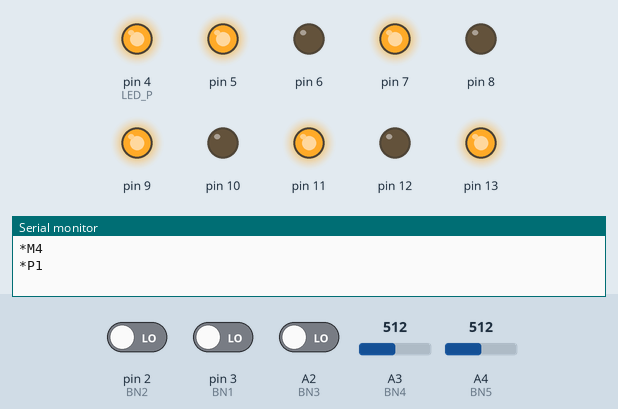
Simulated run of this sketch. Board: Arduino Uno, built with avr-gcc and run on an emulated ATmega328P. On the bench: output pins drawn as LEDs (lit = HIGH), the last lines printed to the serial monitor. Dashed ring = blinking. The inputs (shaded band) are chosen by the test bench; at power-on: pin 2 (BN2) LOW, pin 3 (BN1) LOW, A3 (BN4) = 512, A2 (BN3) LOW, A4 (BN5) = 512.

Above: at 1.2 s.
1.3 s: pin 2 (BN2) driven HIGH
At 2.8 s:
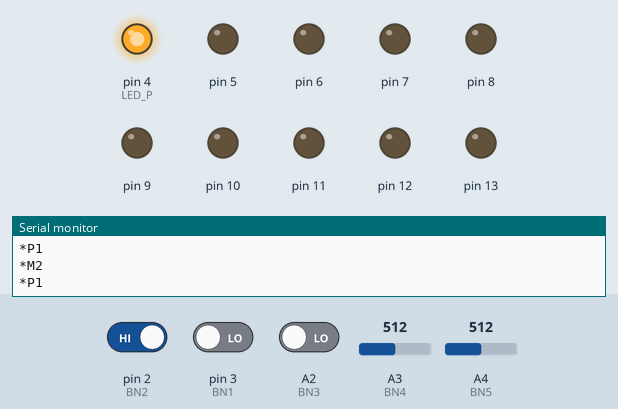
4.3 s: pin 3 (BN1) driven HIGH
At 7.2 s:
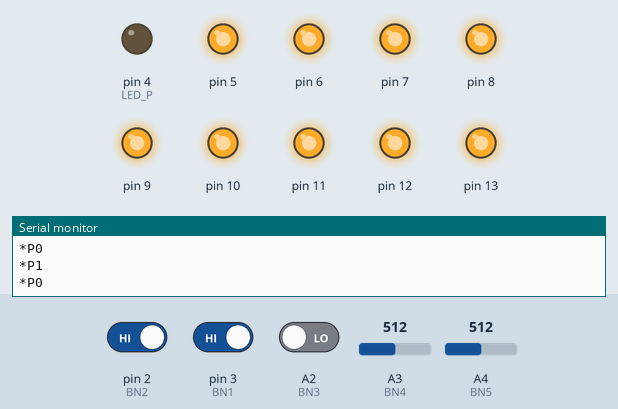
7.3 s: A3 (BN4) set to 0
At 8.4 s:
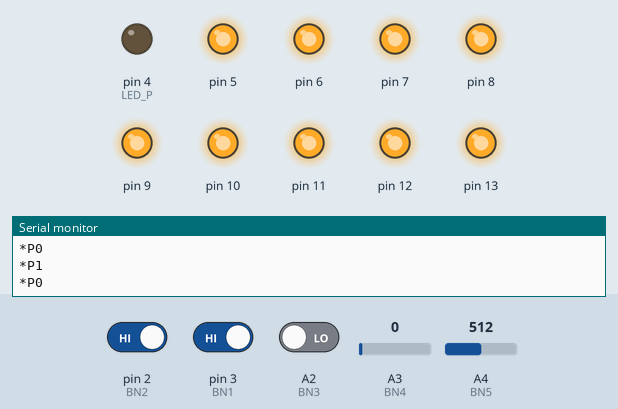
8.8 s: A3 (BN4) set to 19
At 9.6 s:
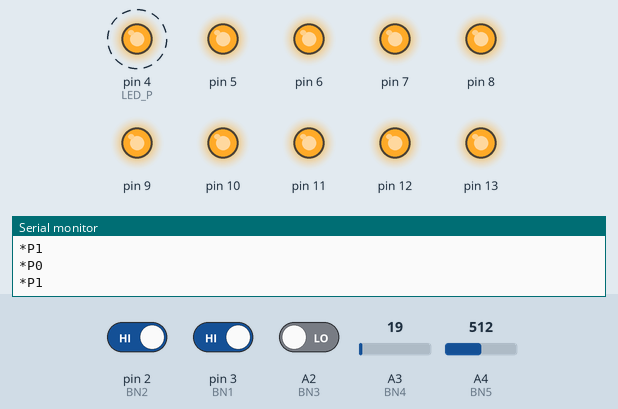
11.8 s: pin 3 (BN1) driven LOW
At 12.6 s:
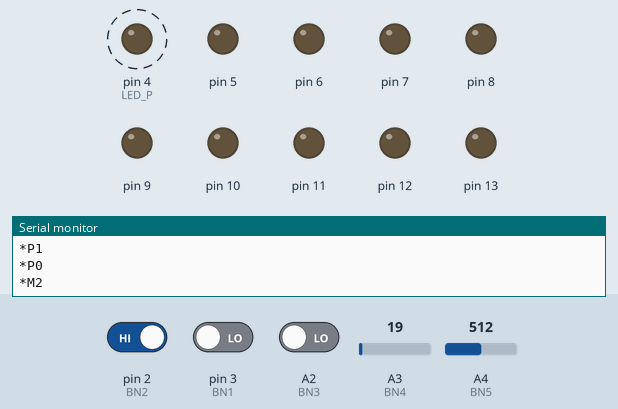
14.8 s: pin 2 (BN2) driven LOW
At 16.4 s:
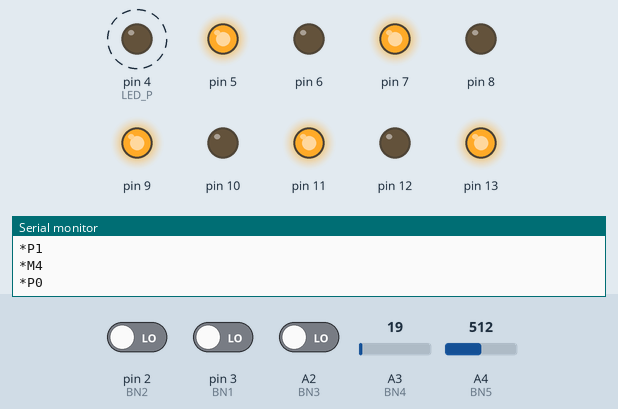
Timing chart, 0 to 18.8 s (numbered marks = the images above; inputs shaded):
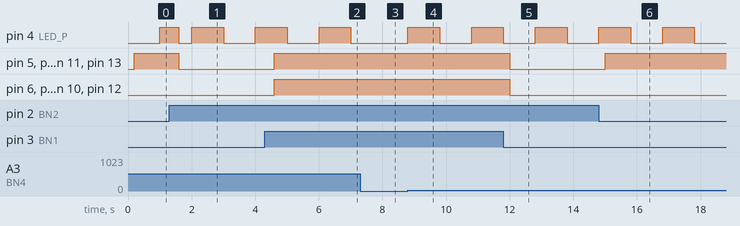

The sketch:

Arduino_LEDMatrix_Code.ino
```cpp
//******************************************************
// LED Panel and Presentation OUTPUT
const int LED1 = 13;
const int LED2 = 12;
const int LED3 = 11;
const int LED4 = 10;
const int LED5 = 9;
const int LED6 = 8;
const int LED7 = 7;
const int LED8 = 6;
const int LED9 = 5;
const int LED_P = 4;

// Buttons (D. INPUT)
const int BN1 = 3;
const int BN2 = 2;
// Buttons (A. INPUT) - Analog pins are INPUT by default
#define BN3 A2
#define BN4 A3
#define BN5 A4

// Diode Inputs
#define D1 A0
#define D2 A1
//******************************************************
// Variables to keep track
/* Order of variables - 1:ALL ON - 2:AUTO OFF - 3:AUTO - 4:Custom
 Presentation is separate.
 states are switched by using different buttons. presentation is turned on and off
by toggling same button. its also connected to other states.*/
int state_of4 = 2; // All off initially
byte presentationState = 0; // Presentation off initially
bool auto_transition = false; // transition to auto mode
int previous_state = 2;

//******************************************************
// Serial Comm variables and functions-------------------------------
String COMstring; // String to store input from Serial Port
String COMsequence; // String to store input sequence from Serial Port
int sequence[9] = {1, 0, 1,
                   0, 1, 0,
                   1, 0, 1};

#define STRING2SEQUENCE for(int i=0; i<9; i++) {sequence[i] = (COMsequence.charAt(i)=='1') ? 1 : 0;}
#define SWITCHBYSEQUENCE(seq, num) for(int i=0; i<num; i++) {(seq[i]==1) ? digitalWrite(getLedPin(i), HIGH) : digitalWrite(getLedPin(i), LOW);}

// Sequences----------------------------------------------------------
// All LEDs and presentation on seqeunce
int all_on[10] = {1, 1, 1,
                  1, 1, 1,
                  1, 1, 1,
                  1};
// All LEDs and presentation off seqeunce
int all_off[10] = {0,};
// Automatic Diode input sequences (2-inputs -> 9-outputs)
int auto_1[9] = {0, 0, 0,        /* D1=1 D2=1*/
                 0, 0, 0,
                 1, 1, 1};
int auto_2[9] = {0, 0, 1,        /* D1=1 D2=0*/
                 0, 0, 1,
                 1, 1, 1};
int auto_3[9] = {1, 0, 0,        /* D1=0 D2=1*/
                 1, 0, 0,
                 1, 1, 1};
#define auto_4 all_on            // D1=0 D2=0

const int getLedPin(int index) // For turning on LEDs based on sequence
{
  switch(index)
  {
    case 0:
    return LED1;
    case 1:
    return LED2;
    case 2:
    return LED3;
    case 3:
    return LED4;
    case 4:
    return LED5;
    case 5:
    return LED6;
    case 6:
    return LED7;
    case 7:
    return LED8;
    case 8:
    return LED9;
    case 9:
    return LED_P;
    default:
    return -1; // error
  }
}

// Function to toggle LED presentation with software debouncing
void togglePresentation() {
  static unsigned long lastDebounceTime = 0;
  unsigned long debounceDelay = 1000; // Adjust debounce delay as needed
  unsigned long currentTime = millis();

  if (currentTime - lastDebounceTime >= debounceDelay) {
    // Toggle presentation state
    presentationState = !presentationState;
    digitalWrite(LED_P, presentationState);
    (presentationState) ? Serial.println("*P1\r\n") : Serial.println("*P0\r\n");
    lastDebounceTime = currentTime;
  }
}
//******************************************************

// Setup Pins
#define PIN_OUT(num) pinMode(LED##num, OUTPUT);
#define PIN_IN(num) pinMode(BN##num, INPUT);

//******************************************************
void setup()
{
  PIN_OUT(1) PIN_OUT(2) PIN_OUT(3)
  PIN_OUT(4) PIN_OUT(5) PIN_OUT(6)
  PIN_OUT(7) PIN_OUT(8) PIN_OUT(9)
  pinMode(LED_P, OUTPUT);
  PIN_IN(1) PIN_IN(2)
  // Start Serial Communication
  Serial.begin(9600);
}
void loop()
{
  // Get Serial Port Input from Desktop CLI------------------------------------
  if(Serial.available())
  {
    COMstring = Serial.readString();
    if(COMstring.charAt(0)=='#' && COMstring.charAt(1)=='C')
    {
      // to get only sequence from '#C111000111\r\n' format and convert to int array
      COMsequence = COMstring.substring(2,11);
      STRING2SEQUENCE
      state_of4 = 4; // Set state to Custom mode
      Serial.println("*M4\r\n");
    }
    if(COMstring.charAt(0)=='#' && COMstring.charAt(1)=='S')
    {
       Serial.println("*M2\r\n");
       delay(2000);
       Serial.println("*P0\r\n");
    }
  }
  // Read button and sensor inputs and assign states
  if(digitalRead(BN1))            // 1: Turn all ON
  {
    state_of4 = 1;
  }
  else if(digitalRead(BN2))       // 2: Turn all OFF
  {
    state_of4 = 2;
  }
  else if(digitalRead(BN3))       // 3: AUTO mode
  {
    state_of4 = 3;
    auto_transition = true;
  }
  else if(analogRead(BN5))        // 4: Custom mode
  {
    state_of4 = 4;
  }
  if(analogRead(BN4))            // Toggle Presentation---------
  {
    /*presentationState = !presentationState;
    digitalWrite(LED_P, presentationState);
    (presentationState) ? Serial.println("#P1\r\n") : Serial.println("#P0\r\n");*/
    togglePresentation();
    delay(200);
  }

  // Do processes as per states
  switch (state_of4)
  {
    case 1:
    if(previous_state == 1) break;
    SWITCHBYSEQUENCE(all_on, 10);
    presentationState = 1;
    Serial.println("*M1\r\n");
    state_of4 = 0; // Reset state
    previous_state = 1;
    break;
    case 2:
    if(previous_state == 2) break;
    SWITCHBYSEQUENCE(all_off, 10);
    presentationState = 0;
    Serial.println("*M2\r\n");
    state_of4 = 0;
    previous_state = 2;
    break;
    case 3:
    if(digitalRead(D1) && digitalRead(D2))
    {
      SWITCHBYSEQUENCE(auto_1, 9);
    }
    else if(digitalRead(D1) && !digitalRead(D2))
    {
      SWITCHBYSEQUENCE(auto_2, 9);
    }
    else if(!digitalRead(D1) && digitalRead(D2))
    {
      SWITCHBYSEQUENCE(auto_3, 9);
    }
    else
    {
      SWITCHBYSEQUENCE(auto_4, 9);
    }
    state_of4 = 3; // Keep same state
    if(auto_transition==true && previous_state != 3)
    {
      Serial.println("*M3\r\n");
    }
    auto_transition = false; // transition over
    previous_state = 3;
    break;
    case 4:
    for(int i=0; i<9; i++)
    {
      (sequence[i]==1) ? digitalWrite(getLedPin(i), HIGH) : digitalWrite(getLedPin(i), LOW);
    }
    if(previous_state != 4)
    {
      Serial.println("*M4\r\n");
    }
    state_of4 = 0;
    previous_state = 4;
    break;
    default:
    break;
  }
}
//******************************************************
```

Measured:
- after the input at 1.3 s, pin 5, pin 7, pin 9, pin 11, pin 13: HIGH → LOW after 0.30 s
- after the input at 4.3 s, pin 5–13: LOW → HIGH after 0.31 s
- after the input at 7.3 s, pin 4 (LED_P): stays LOW (without the input it goes to HIGH after 0.71 s)
- after the input at 8.8 s, pin 4 (LED_P): LOW → HIGH at once, → LOW 1.0 s later, → HIGH 1.0 s later
- after the input at 11.8 s, pin 5–13: HIGH → LOW after 0.20 s
- after the input at 14.8 s, pin 5, pin 7, pin 9, pin 11: LOW → HIGH after 0.21 s; pin 13: LOW → HIGH after 0.20 s
